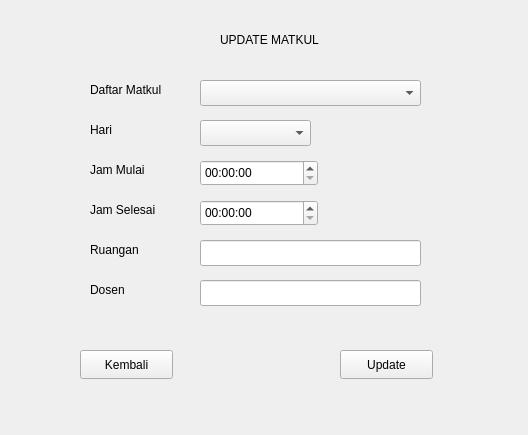
<?xml version="1.0" encoding="UTF-8"?>
<ui version="4.0">
 <class>FormUpdateMatkul</class>
 <widget class="QWidget" name="FormUpdateMatkul">
  <property name="geometry">
   <rect>
    <x>0</x>
    <y>0</y>
    <width>528</width>
    <height>435</height>
   </rect>
  </property>
  <property name="windowTitle">
   <string>Form</string>
  </property>
  <widget class="QComboBox" name="cbMatkul">
   <property name="geometry">
    <rect>
     <x>200</x>
     <y>80</y>
     <width>221</width>
     <height>26</height>
    </rect>
   </property>
  </widget>
  <widget class="QLabel" name="label">
   <property name="geometry">
    <rect>
     <x>90</x>
     <y>120</y>
     <width>41</width>
     <height>20</height>
    </rect>
   </property>
   <property name="text">
    <string>Hari</string>
   </property>
  </widget>
  <widget class="QLabel" name="label_2">
   <property name="geometry">
    <rect>
     <x>90</x>
     <y>80</y>
     <width>101</width>
     <height>20</height>
    </rect>
   </property>
   <property name="text">
    <string>Daftar Matkul</string>
   </property>
  </widget>
  <widget class="QPushButton" name="pbKembali">
   <property name="geometry">
    <rect>
     <x>80</x>
     <y>350</y>
     <width>93</width>
     <height>29</height>
    </rect>
   </property>
   <property name="text">
    <string>Kembali</string>
   </property>
  </widget>
  <widget class="QComboBox" name="cbHari">
   <property name="geometry">
    <rect>
     <x>200</x>
     <y>120</y>
     <width>111</width>
     <height>26</height>
    </rect>
   </property>
  </widget>
  <widget class="QTimeEdit" name="teJamMulai">
   <property name="geometry">
    <rect>
     <x>200</x>
     <y>160</y>
     <width>118</width>
     <height>26</height>
    </rect>
   </property>
  </widget>
  <widget class="QTimeEdit" name="teJamSelesai">
   <property name="geometry">
    <rect>
     <x>200</x>
     <y>200</y>
     <width>118</width>
     <height>26</height>
    </rect>
   </property>
  </widget>
  <widget class="QLabel" name="label_3">
   <property name="geometry">
    <rect>
     <x>90</x>
     <y>160</y>
     <width>81</width>
     <height>20</height>
    </rect>
   </property>
   <property name="text">
    <string>Jam Mulai</string>
   </property>
  </widget>
  <widget class="QLabel" name="label_4">
   <property name="geometry">
    <rect>
     <x>90</x>
     <y>200</y>
     <width>91</width>
     <height>20</height>
    </rect>
   </property>
   <property name="text">
    <string>Jam Selesai</string>
   </property>
  </widget>
  <widget class="QPushButton" name="pbUpdate">
   <property name="geometry">
    <rect>
     <x>340</x>
     <y>350</y>
     <width>93</width>
     <height>29</height>
    </rect>
   </property>
   <property name="text">
    <string>Update</string>
   </property>
  </widget>
  <widget class="QLabel" name="label_5">
   <property name="geometry">
    <rect>
     <x>220</x>
     <y>30</y>
     <width>131</width>
     <height>20</height>
    </rect>
   </property>
   <property name="text">
    <string>UPDATE MATKUL</string>
   </property>
  </widget>
  <widget class="QLineEdit" name="leRuangan">
   <property name="geometry">
    <rect>
     <x>200</x>
     <y>240</y>
     <width>221</width>
     <height>26</height>
    </rect>
   </property>
  </widget>
  <widget class="QLineEdit" name="leDosen">
   <property name="geometry">
    <rect>
     <x>200</x>
     <y>280</y>
     <width>221</width>
     <height>26</height>
    </rect>
   </property>
  </widget>
  <widget class="QLabel" name="label_6">
   <property name="geometry">
    <rect>
     <x>90</x>
     <y>240</y>
     <width>63</width>
     <height>20</height>
    </rect>
   </property>
   <property name="text">
    <string>Ruangan</string>
   </property>
  </widget>
  <widget class="QLabel" name="label_7">
   <property name="geometry">
    <rect>
     <x>90</x>
     <y>280</y>
     <width>63</width>
     <height>20</height>
    </rect>
   </property>
   <property name="text">
    <string>Dosen</string>
   </property>
  </widget>
 </widget>
 <resources/>
 <connections/>
</ui>
